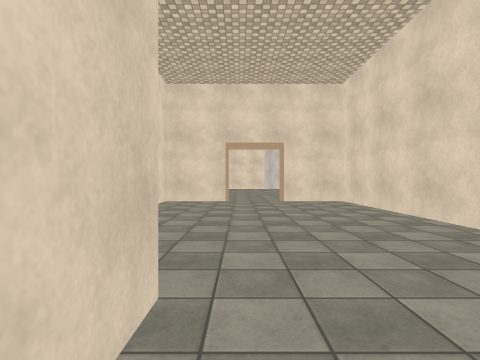
[1] (above)

16 first-person views from a walk through a Unity game level. The camera is 1.3 m above the floor, looks level and sees 80° across. The floor is counted in squares, 1.8 m on a side. Each view is taken from the middle of a square. On the plan, view 1 faces up. The plan holds only what a view shows up to about 10 squares ahead; the rest is blank. The place goes on beyond the plan. The player character is not drawn. Door leaves are left out, so doorways stand open. Surface patterns are stand-ins for the level's own textures.

[2]
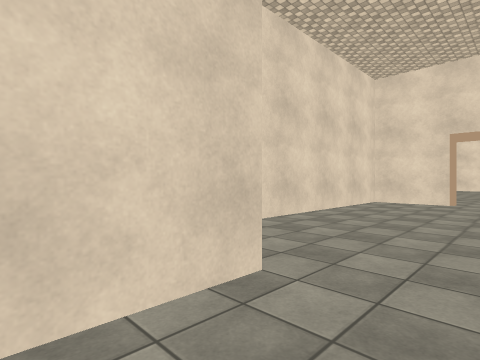

[3]
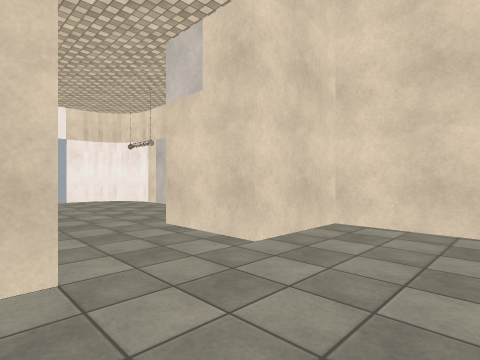

[4]
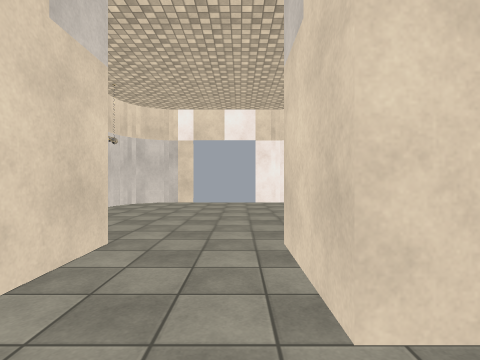

[5]
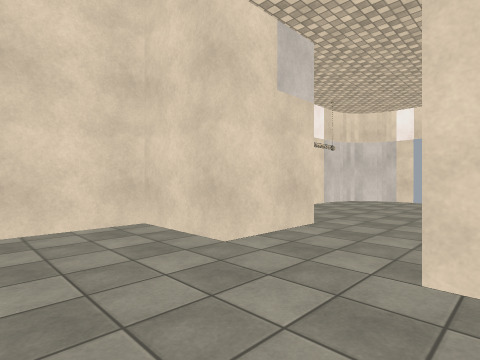

[6]
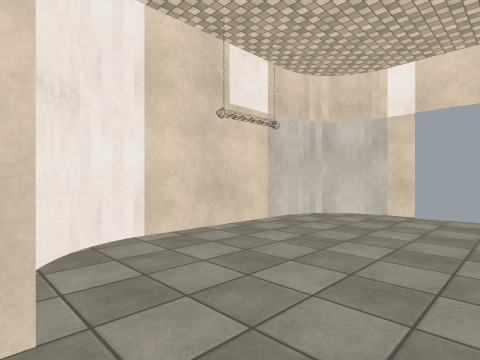

[7]
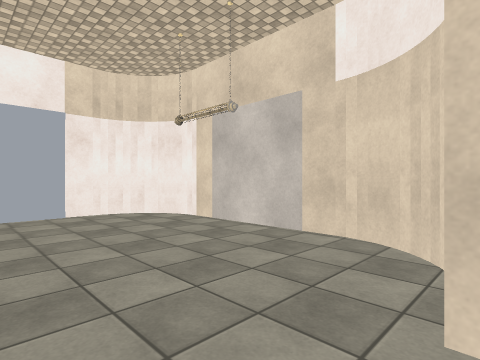

[8]
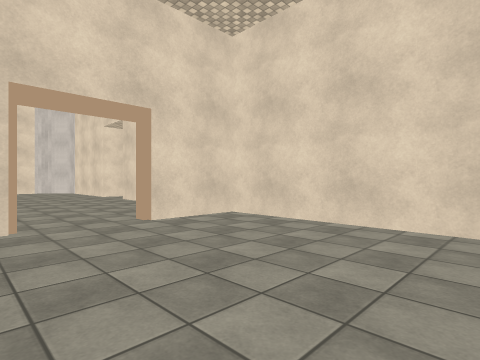

[9]
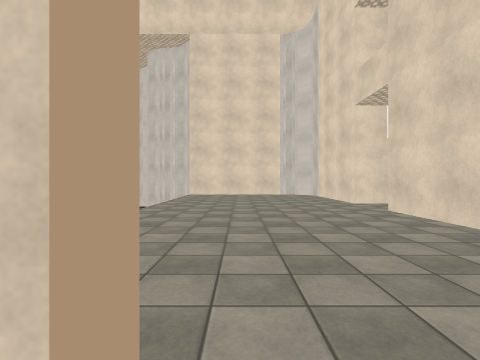

[10]
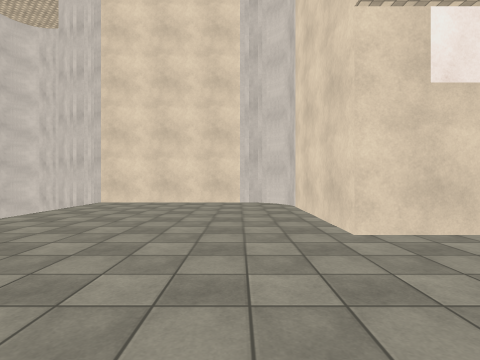

[11]
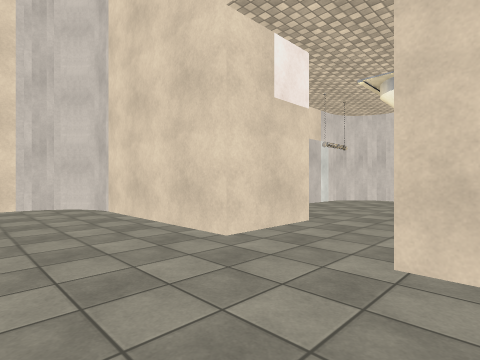

[12]
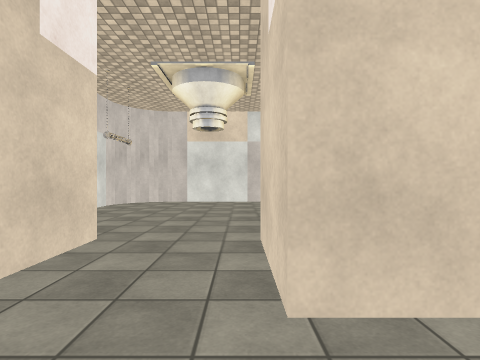

[13]
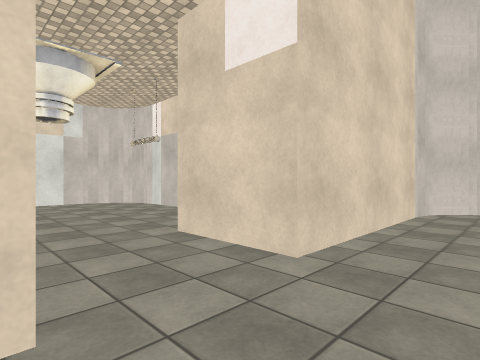

[14]
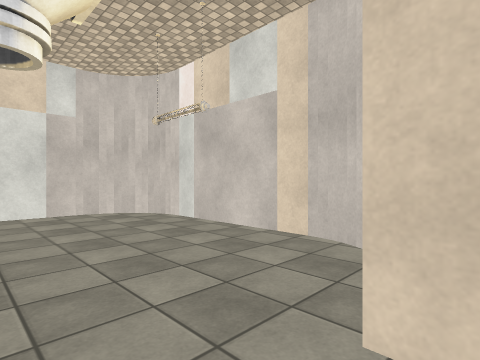

[15]
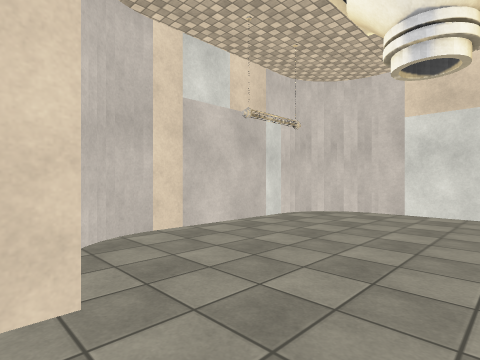

[16]
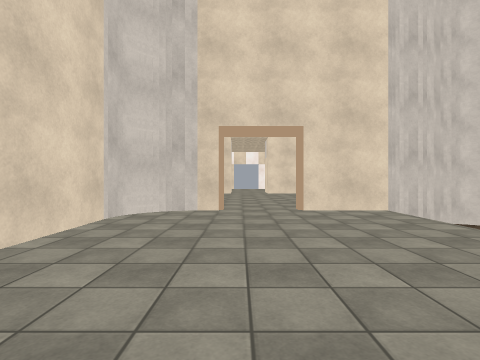

### Floor plan
Key: @ floor where view 1 was taken; # wall or solid block; . floor; D open door; v drop or lower ground; O other object.
Columns run from 3 left of view 1 to 12 right of it. Each row starts with its distance up from view 1.
 24  ######
 23  .....##
 22  ......#
 21  ......#
 20  ......#########
 19  ......# ......#
 18  ......##......#
 17  ..............#
 16  ..............#
 15  ......##......#
 14  ......###....##
 13  ......# ######
 12  ......#
 11  ......#
 10 v##DD###
  9 #......#
  8 #......#
  7 #......#
  6 #......#
  5 #......#
  4 #......#
  3 #......#
  2 #......#
  1 ###..###
  0 ###@.###
 -1 #......#
 -2 #......#
 -3 #......#
 -4 #......#
 -5 #......#
 -6 ##....##
 -7  ##OO##

Positions as (right, up) in squares from view 1, and headings:
1: (0, 0), facing up
2: (1, 0), facing up-left
3: (2, 4), facing down-left
4: (0, 3), facing down
5: (-1, 4), facing down-right
6: (0, 0), facing down-right
7: (1, 0), facing down-left
8: (-1, 5), facing up-right
9: (0, 9), facing up
10: (2, 14), facing up
11: (1, 15), facing up-right
12: (2, 16), facing right
13: (2, 18), facing down-right
14: (5, 17), facing down-right
15: (5, 16), facing up-right
16: (1, 17), facing down
